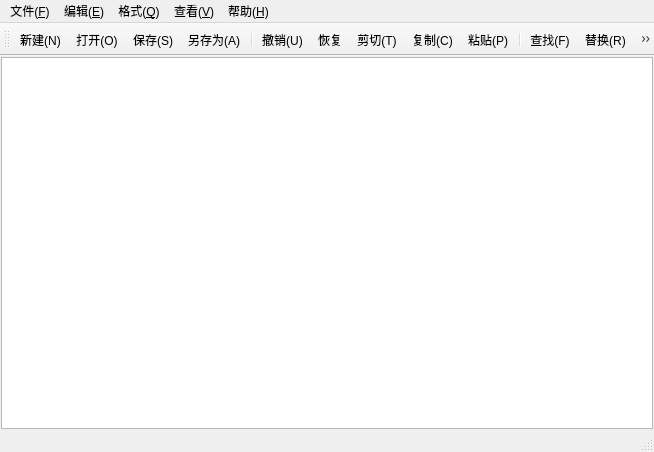
<?xml version="1.0" encoding="UTF-8"?>
<ui version="4.0">
 <class>MainWindow</class>
 <widget class="QMainWindow" name="MainWindow">
  <property name="geometry">
   <rect>
    <x>0</x>
    <y>0</y>
    <width>654</width>
    <height>452</height>
   </rect>
  </property>
  <property name="windowTitle">
   <string>MainWindow</string>
  </property>
  <widget class="QWidget" name="centralwidget">
   <layout class="QHBoxLayout" name="horizontalLayout">
    <property name="spacing">
     <number>0</number>
    </property>
    <property name="leftMargin">
     <number>1</number>
    </property>
    <property name="topMargin">
     <number>1</number>
    </property>
    <property name="rightMargin">
     <number>1</number>
    </property>
    <property name="bottomMargin">
     <number>1</number>
    </property>
    <item>
     <widget class="CodeEditor" name="textEdit"/>
    </item>
   </layout>
  </widget>
  <widget class="QMenuBar" name="menubar">
   <property name="geometry">
    <rect>
     <x>0</x>
     <y>0</y>
     <width>654</width>
     <height>25</height>
    </rect>
   </property>
   <widget class="QMenu" name="menu">
    <property name="title">
     <string>文件(&amp;F)</string>
    </property>
    <addaction name="actionNew"/>
    <addaction name="actionOpen"/>
    <addaction name="actionSave"/>
    <addaction name="actionSaveAs"/>
    <addaction name="separator"/>
    <addaction name="actionExit"/>
   </widget>
   <widget class="QMenu" name="menu_E">
    <property name="title">
     <string>编辑(&amp;E)</string>
    </property>
    <addaction name="actionUndo"/>
    <addaction name="actionRedo"/>
    <addaction name="actionCut"/>
    <addaction name="actionCopy"/>
    <addaction name="actionPaste"/>
    <addaction name="separator"/>
    <addaction name="actionFind"/>
    <addaction name="actionReplace"/>
    <addaction name="separator"/>
    <addaction name="actionSelectAll"/>
   </widget>
   <widget class="QMenu" name="menu_Q">
    <property name="title">
     <string>格式(&amp;Q)</string>
    </property>
    <addaction name="actionLineWrap"/>
    <addaction name="actionLineNumber"/>
    <addaction name="actionFont"/>
    <addaction name="actionFontColor"/>
    <addaction name="separator"/>
    <addaction name="actionFontBackgroundColor"/>
    <addaction name="actionBackgroundColor"/>
   </widget>
   <widget class="QMenu" name="menu_V">
    <property name="title">
     <string>查看(&amp;V)</string>
    </property>
    <addaction name="actionShowToolbar"/>
    <addaction name="actionShowStatusbar"/>
   </widget>
   <widget class="QMenu" name="menu_H">
    <property name="title">
     <string>帮助(&amp;H)</string>
    </property>
    <addaction name="actionAbout"/>
   </widget>
   <addaction name="menu"/>
   <addaction name="menu_E"/>
   <addaction name="menu_Q"/>
   <addaction name="menu_V"/>
   <addaction name="menu_H"/>
  </widget>
  <widget class="QStatusBar" name="statusbar"/>
  <widget class="QToolBar" name="toolBar">
   <property name="windowTitle">
    <string>toolBar</string>
   </property>
   <property name="iconSize">
    <size>
     <width>30</width>
     <height>20</height>
    </size>
   </property>
   <property name="floatable">
    <bool>true</bool>
   </property>
   <attribute name="toolBarArea">
    <enum>TopToolBarArea</enum>
   </attribute>
   <attribute name="toolBarBreak">
    <bool>false</bool>
   </attribute>
   <addaction name="actionNew"/>
   <addaction name="actionOpen"/>
   <addaction name="actionSave"/>
   <addaction name="actionSaveAs"/>
   <addaction name="separator"/>
   <addaction name="actionUndo"/>
   <addaction name="actionRedo"/>
   <addaction name="actionCut"/>
   <addaction name="actionCopy"/>
   <addaction name="actionPaste"/>
   <addaction name="separator"/>
   <addaction name="actionFind"/>
   <addaction name="actionReplace"/>
   <addaction name="separator"/>
   <addaction name="actionLineWrap"/>
   <addaction name="actionLineNumber"/>
   <addaction name="actionFont"/>
   <addaction name="separator"/>
   <addaction name="actionShowToolbar"/>
   <addaction name="actionShowStatusbar"/>
  </widget>
  <action name="actionNew">
   <property name="icon">
    <iconset resource="NotepadImg.qrc">
     <normaloff>:/img/new.svg</normaloff>:/img/new.svg</iconset>
   </property>
   <property name="text">
    <string>新建(&amp;N)</string>
   </property>
   <property name="toolTip">
    <string>新建</string>
   </property>
   <property name="shortcut">
    <string>Ctrl+N</string>
   </property>
   <property name="menuRole">
    <enum>QAction::MenuRole::NoRole</enum>
   </property>
  </action>
  <action name="actionOpen">
   <property name="icon">
    <iconset resource="NotepadImg.qrc">
     <normaloff>:/img/open.svg</normaloff>:/img/open.svg</iconset>
   </property>
   <property name="text">
    <string>打开(&amp;O)</string>
   </property>
   <property name="toolTip">
    <string>打开</string>
   </property>
   <property name="font">
    <font/>
   </property>
   <property name="shortcut">
    <string>Ctrl+O</string>
   </property>
   <property name="menuRole">
    <enum>QAction::MenuRole::NoRole</enum>
   </property>
  </action>
  <action name="actionSave">
   <property name="icon">
    <iconset resource="NotepadImg.qrc">
     <normaloff>:/img/save.svg</normaloff>:/img/save.svg</iconset>
   </property>
   <property name="text">
    <string>保存(&amp;S)</string>
   </property>
   <property name="toolTip">
    <string>保存</string>
   </property>
   <property name="shortcut">
    <string>Ctrl+S</string>
   </property>
   <property name="menuRole">
    <enum>QAction::MenuRole::NoRole</enum>
   </property>
  </action>
  <action name="actionSaveAs">
   <property name="icon">
    <iconset resource="NotepadImg.qrc">
     <normaloff>:/img/saveas.svg</normaloff>:/img/saveas.svg</iconset>
   </property>
   <property name="text">
    <string>另存为(&amp;A)</string>
   </property>
   <property name="toolTip">
    <string>另存为</string>
   </property>
   <property name="menuRole">
    <enum>QAction::MenuRole::NoRole</enum>
   </property>
  </action>
  <action name="actionExit">
   <property name="text">
    <string>退出(&amp;X)</string>
   </property>
   <property name="toolTip">
    <string>退出</string>
   </property>
   <property name="menuRole">
    <enum>QAction::MenuRole::NoRole</enum>
   </property>
  </action>
  <action name="actionUndo">
   <property name="icon">
    <iconset resource="NotepadImg.qrc">
     <normaloff>:/img/undo.svg</normaloff>:/img/undo.svg</iconset>
   </property>
   <property name="text">
    <string>撤销(&amp;U)</string>
   </property>
   <property name="toolTip">
    <string>撤销</string>
   </property>
   <property name="shortcut">
    <string>Ctrl+Z</string>
   </property>
   <property name="menuRole">
    <enum>QAction::MenuRole::NoRole</enum>
   </property>
  </action>
  <action name="actionRedo">
   <property name="icon">
    <iconset resource="NotepadImg.qrc">
     <normaloff>:/img/redo.svg</normaloff>:/img/redo.svg</iconset>
   </property>
   <property name="text">
    <string>恢复</string>
   </property>
   <property name="toolTip">
    <string>恢复</string>
   </property>
   <property name="shortcut">
    <string>Ctrl+Shift+Z</string>
   </property>
   <property name="menuRole">
    <enum>QAction::MenuRole::NoRole</enum>
   </property>
  </action>
  <action name="actionCut">
   <property name="icon">
    <iconset resource="NotepadImg.qrc">
     <normaloff>:/img/cut.svg</normaloff>:/img/cut.svg</iconset>
   </property>
   <property name="text">
    <string>剪切(&amp;T)</string>
   </property>
   <property name="toolTip">
    <string>剪切</string>
   </property>
   <property name="shortcut">
    <string>Ctrl+X</string>
   </property>
   <property name="menuRole">
    <enum>QAction::MenuRole::NoRole</enum>
   </property>
  </action>
  <action name="actionCopy">
   <property name="icon">
    <iconset resource="NotepadImg.qrc">
     <normaloff>:/img/copy.svg</normaloff>:/img/copy.svg</iconset>
   </property>
   <property name="text">
    <string>复制(&amp;C)</string>
   </property>
   <property name="toolTip">
    <string>复制</string>
   </property>
   <property name="shortcut">
    <string>Ctrl+C</string>
   </property>
   <property name="menuRole">
    <enum>QAction::MenuRole::NoRole</enum>
   </property>
  </action>
  <action name="actionPaste">
   <property name="icon">
    <iconset resource="NotepadImg.qrc">
     <normaloff>:/img/paste.svg</normaloff>:/img/paste.svg</iconset>
   </property>
   <property name="text">
    <string>粘贴(&amp;P)</string>
   </property>
   <property name="toolTip">
    <string>粘贴</string>
   </property>
   <property name="shortcut">
    <string>Ctrl+V</string>
   </property>
   <property name="menuRole">
    <enum>QAction::MenuRole::NoRole</enum>
   </property>
  </action>
  <action name="actionFind">
   <property name="icon">
    <iconset resource="NotepadImg.qrc">
     <normaloff>:/img/find.svg</normaloff>:/img/find.svg</iconset>
   </property>
   <property name="text">
    <string>查找(&amp;F)</string>
   </property>
   <property name="toolTip">
    <string>查找</string>
   </property>
   <property name="shortcut">
    <string>Ctrl+F</string>
   </property>
   <property name="menuRole">
    <enum>QAction::MenuRole::NoRole</enum>
   </property>
  </action>
  <action name="actionReplace">
   <property name="icon">
    <iconset resource="NotepadImg.qrc">
     <normaloff>:/img/replace.svg</normaloff>:/img/replace.svg</iconset>
   </property>
   <property name="text">
    <string>替换(&amp;R)</string>
   </property>
   <property name="toolTip">
    <string>替换</string>
   </property>
   <property name="shortcut">
    <string>Ctrl+H</string>
   </property>
   <property name="menuRole">
    <enum>QAction::MenuRole::NoRole</enum>
   </property>
  </action>
  <action name="actionSelectAll">
   <property name="text">
    <string>全选(&amp;A)</string>
   </property>
   <property name="toolTip">
    <string>全选</string>
   </property>
   <property name="shortcut">
    <string>Ctrl+V</string>
   </property>
   <property name="menuRole">
    <enum>QAction::MenuRole::NoRole</enum>
   </property>
  </action>
  <action name="actionLineWrap">
   <property name="checkable">
    <bool>true</bool>
   </property>
   <property name="icon">
    <iconset resource="NotepadImg.qrc">
     <normaloff>:/img/wordwrap.svg</normaloff>:/img/wordwrap.svg</iconset>
   </property>
   <property name="text">
    <string>自动换行(&amp;W)</string>
   </property>
   <property name="toolTip">
    <string>自动换行</string>
   </property>
   <property name="menuRole">
    <enum>QAction::MenuRole::NoRole</enum>
   </property>
  </action>
  <action name="actionLineNumber">
   <property name="icon">
    <iconset resource="NotepadImg.qrc">
     <normaloff>:/img/linenumber.svg</normaloff>:/img/linenumber.svg</iconset>
   </property>
   <property name="text">
    <string>显示行号(&amp;L)</string>
   </property>
   <property name="toolTip">
    <string>显示行号</string>
   </property>
   <property name="shortcut">
    <string>Ctrl+L</string>
   </property>
   <property name="menuRole">
    <enum>QAction::MenuRole::NoRole</enum>
   </property>
  </action>
  <action name="actionFont">
   <property name="icon">
    <iconset resource="NotepadImg.qrc">
     <normaloff>:/img/font.svg</normaloff>:/img/font.svg</iconset>
   </property>
   <property name="text">
    <string>字体(&amp;F)</string>
   </property>
   <property name="toolTip">
    <string>字体</string>
   </property>
   <property name="menuRole">
    <enum>QAction::MenuRole::NoRole</enum>
   </property>
  </action>
  <action name="actionFontColor">
   <property name="text">
    <string>字体颜色</string>
   </property>
   <property name="toolTip">
    <string>字体颜色</string>
   </property>
   <property name="menuRole">
    <enum>QAction::MenuRole::NoRole</enum>
   </property>
  </action>
  <action name="actionFontBackgroundColor">
   <property name="text">
    <string>字体背景色</string>
   </property>
   <property name="toolTip">
    <string>字体背景色</string>
   </property>
   <property name="menuRole">
    <enum>QAction::MenuRole::NoRole</enum>
   </property>
  </action>
  <action name="actionBackgroundColor">
   <property name="text">
    <string>编辑器背景色</string>
   </property>
   <property name="toolTip">
    <string>编辑器背景色</string>
   </property>
   <property name="menuRole">
    <enum>QAction::MenuRole::NoRole</enum>
   </property>
  </action>
  <action name="actionShowToolbar">
   <property name="checkable">
    <bool>true</bool>
   </property>
   <property name="icon">
    <iconset resource="NotepadImg.qrc">
     <normaloff>:/img/toolbar.svg</normaloff>:/img/toolbar.svg</iconset>
   </property>
   <property name="text">
    <string>工具栏(&amp;T)</string>
   </property>
   <property name="toolTip">
    <string>工具栏</string>
   </property>
   <property name="menuRole">
    <enum>QAction::MenuRole::NoRole</enum>
   </property>
  </action>
  <action name="actionShowStatusbar">
   <property name="checkable">
    <bool>true</bool>
   </property>
   <property name="icon">
    <iconset resource="NotepadImg.qrc">
     <normaloff>:/img/statusbar.svg</normaloff>:/img/statusbar.svg</iconset>
   </property>
   <property name="text">
    <string>状态栏(&amp;S)</string>
   </property>
   <property name="toolTip">
    <string>状态栏</string>
   </property>
   <property name="menuRole">
    <enum>QAction::MenuRole::NoRole</enum>
   </property>
  </action>
  <action name="actionAbout">
   <property name="text">
    <string>关于(&amp;A)</string>
   </property>
   <property name="toolTip">
    <string>关于</string>
   </property>
   <property name="menuRole">
    <enum>QAction::MenuRole::NoRole</enum>
   </property>
  </action>
 </widget>
 <customwidgets>
  <customwidget>
   <class>CodeEditor</class>
   <extends>QPlainTextEdit</extends>
   <header location="global">codeeditor.h</header>
  </customwidget>
 </customwidgets>
 <resources>
  <include location="NotepadImg.qrc"/>
 </resources>
 <connections/>
</ui>
